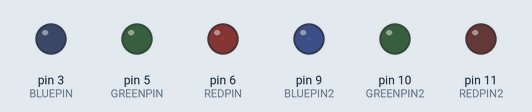
Simulated run of this sketch. Board: Arduino Uno, built with avr-gcc and run on an emulated ATmega328P. Shown: output pins drawn as LEDs (lit = HIGH).

Above: at 0.05 s.
At 0.55 s:
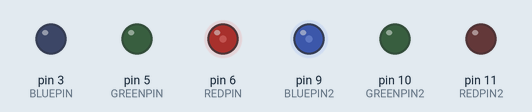
At 1.05 s:
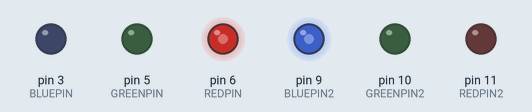
At 2.05 s:
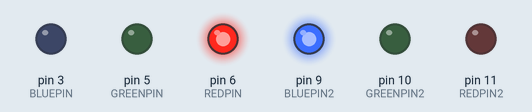
Timing chart, 0 to 4.7 s (numbered marks = the images above):
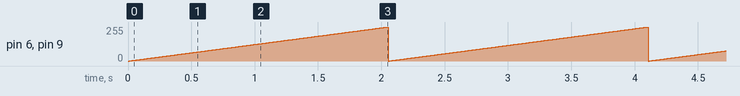

Measured:
- by itself, pin 6 (REDPIN), pin 9 (BLUEPIN2): ramps from 0/255 to 255/255 and jumps back, once every 2.1 s

The sketch:

LED_test_356_91011.ino
```cpp
    // color swirl! connect an RGB LED to the PWM pins as indicated
    // in the #defines
    // public domain, enjoy!
    #define REDPIN2 11
    #define GREENPIN2 10
    #define BLUEPIN2 9
    #define REDPIN 6
    #define GREENPIN 5
    #define BLUEPIN 3
    #define FADESPEED 8 // make this higher to slow down
    void setup() {
    pinMode(REDPIN, OUTPUT);
    pinMode(GREENPIN, OUTPUT);
    pinMode(BLUEPIN, OUTPUT);
    pinMode(REDPIN2, OUTPUT);
    pinMode(GREENPIN2, OUTPUT);
    pinMode(BLUEPIN2, OUTPUT);
    }
    void loop() {
    int r, g, b;
    // fade from blue to violet
    for (r = 0; r < 256; r++) {
    analogWrite(BLUEPIN2, r);
    analogWrite(REDPIN, r);
    delay(FADESPEED);
    }

    }
```
